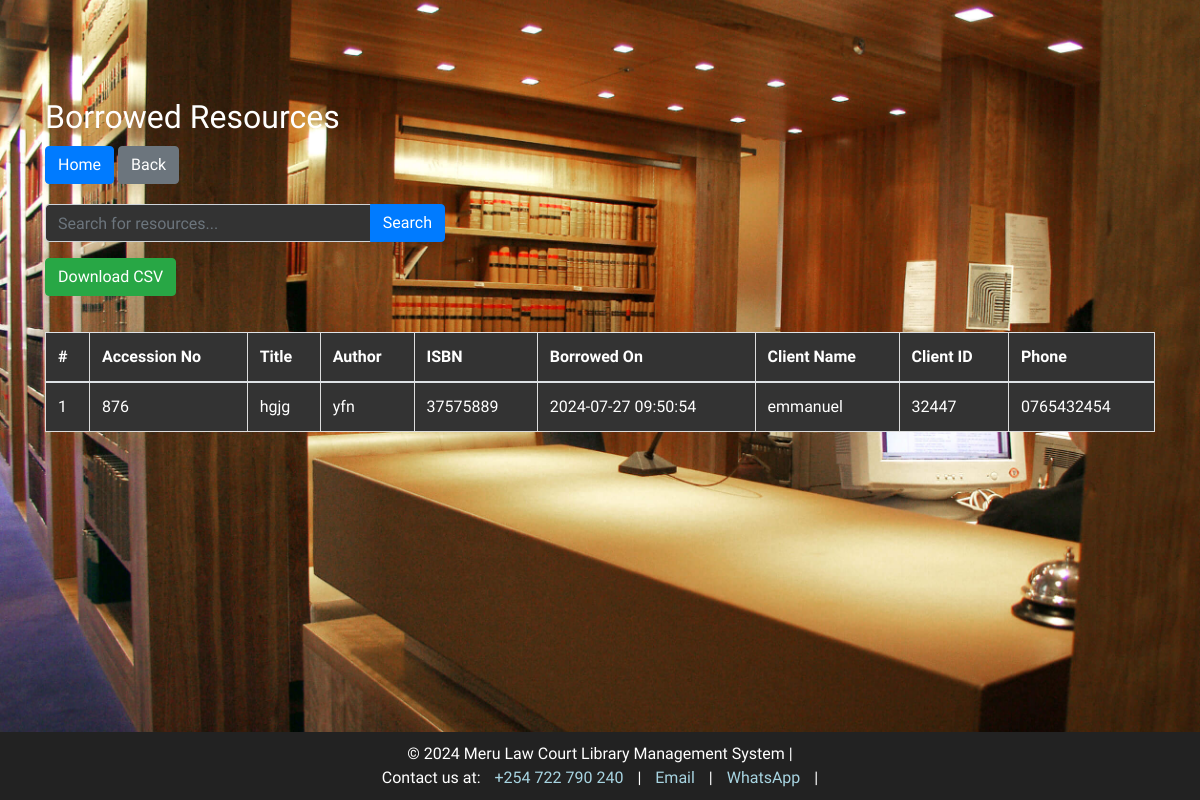
The app's page /borrowed_resources.php, older data.
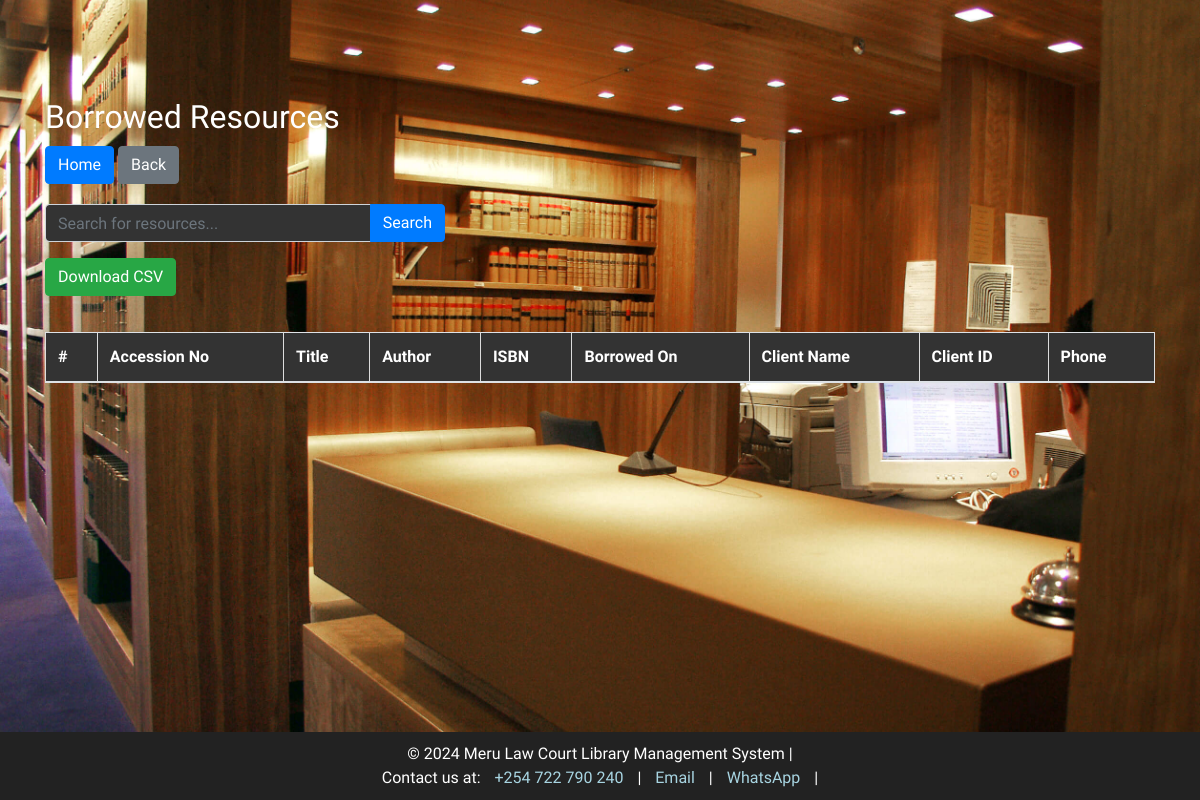
The same page, newer data.
### tables this page shows
CREATE TABLE `transactions` (
  `id` int(11) NOT NULL,
  `user_id` int(11) DEFAULT NULL,
  `resource_id` int(11) DEFAULT NULL,
  `action` enum('borrowed','returned') DEFAULT NULL,
  `transaction_date` timestamp NOT NULL DEFAULT current_timestamp(),
  `borrowed_on` datetime DEFAULT current_timestamp()
);

CREATE TABLE `resources` (
  `id` int(11) NOT NULL,
  `resource_number` int(11) NOT NULL,
  `accession_no` varchar(50) DEFAULT NULL,
  `title` varchar(255) DEFAULT NULL,
  `author` varchar(255) DEFAULT NULL,
  `edition` varchar(50) DEFAULT NULL,
  `volume` varchar(50) DEFAULT NULL,
  `publisher` varchar(255) DEFAULT NULL,
  `year_of_publication` year(4) DEFAULT NULL,
  `isbn` varchar(20) DEFAULT NULL,
  `class` varchar(50) DEFAULT NULL,
  `station` varchar(100) DEFAULT NULL,
  `status` enum('available','borrowed') DEFAULT 'available',
  `resource_type` enum('Case Book','Bound High Court Decision') NOT NULL,
  `index_number` varchar(255) DEFAULT NULL
);

CREATE TABLE `clients` (
  `id` int(11) NOT NULL,
  `name` varchar(255) NOT NULL,
  `id_no` varchar(50) NOT NULL,
  `phone` varchar(20) NOT NULL
);

### borrowed_resources.php (the view, shortened to what this page needs)
<?php
include 'db.php';
$stmt = $pdo->prepare("SELECT r.accession_no, r.title, r.author, r.isbn, t.borrowed_on, c.name AS client_name, c.id_no, c.phone
                       FROM transactions t
                       JOIN resources r ON t.resource_id = r.id
                       JOIN clients c ON t.user_id = c.id
                       WHERE t.action = 'borrowed'
                       ORDER BY t.borrowed_on DESC");
$stmt->execute();
$borrowedResources = $stmt->fetchAll(PDO::FETCH_ASSOC);
?>
<!DOCTYPE html>
<html lang="en">
<head>
    <link rel="stylesheet" href="https://stackpath.bootstrapcdn.com/bootstrap/4.5.2/css/bootstrap.min.css">
    <link rel="stylesheet" href="styles.css">
</head>
<body>
<div class="container">
    <h2 class="mt-5">Borrowed Resources</h2>
    <div class="action-buttons">
        <button class="btn btn-primary" onclick="goHome()">Home</button>
        <button class="btn btn-secondary" onclick="goBack()">Back</button>
    </div>
    <div class="input-group mb-3 search-bar">
        <input type="text" id="searchInput" class="form-control" placeholder="Search for resources...">
        <div class="input-group-append">
            <button class="btn btn-primary" type="button" onclick="searchTable()">Search</button>
        </div>
    </div>
    <button class="btn btn-success download-btn" onclick="downloadCSV()">Download CSV</button>
    <table class="table table-striped mt-3" id="resourcesTable">
        <thead>
            <tr>
                <th>#</th>
                <th>Accession No</th>
                <th>Title</th>
                <th>Author</th>
                <th>ISBN</th>
                <th>Borrowed On</th>
                <th>Client Name</th>
                <th>Client ID</th>
                <th>Phone</th>
            </tr>
        </thead>
        <tbody>
            <?php
            $count = 1;
            foreach ($borrowedResources as $resource): ?>
                <tr>
                    <td><?php echo $count++; ?></td>
                    <td><?php echo htmlspecialchars($resource['accession_no']); ?></td>
                    <td><?php echo htmlspecialchars($resource['title']); ?></td>
                    <td><?php echo htmlspecialchars($resource['author']); ?></td>
                    <td><?php echo htmlspecialchars($resource['isbn']); ?></td>
                    <td><?php echo htmlspecialchars($resource['borrowed_on']); ?></td>
                    <td><?php echo htmlspecialchars($resource['client_name']); ?></td>
                    <td><?php echo htmlspecialchars($resource['id_no']); ?></td>
                    <td><?php echo htmlspecialchars($resource['phone']); ?></td>
                </tr>
            <?php endforeach; ?>
        </tbody>
    </table>
</div>
<div class="navbar-bottom">
    <p>&copy; 2024 Meru Law Court Library Management System |
        <div class="social-icons">
        Contact us at: <i class="fas fa-phone-alt"></i> <a href="tel:+254722790240">+254 722 790 240</a> |
            <a href="mailto:catemuthoni19@gmail.com"><i class="fas fa-envelope"></i> Email</a> |
            <a href="https://wa.me/0722790240"><i class="fab fa-whatsapp"></i> WhatsApp</a> |
        </div>
    </p>
</div>
</body>
</html>

### styles.css (style rules this page uses)
body { font-family: Arial, sans-serif; background-color: #f0f8ff; background-image: url('R.jfif'); background-size: cover; background-position: center; background-repeat: no-repeat; background-attachment: fixed; color: #37bd0a; display: flex; flex-direction: column; min-height: 100vh; margin: 0; }
.navbar-bottom { background-color: #28a745; color: #fff; padding: 10px 0; text-align: center; position: fixed; bottom: 0; width: 100%; z-index: 1000; }
.navbar-bottom a { color: #fff; margin: 0 10px; text-decoration: none; }
.navbar-bottom p { margin: 0; }
h1, h2, h3, h4, h5, h6 { color: white; }
p, li { color: white; }
a { color: #0066cc; }
table { width: 100%; border-collapse: collapse; }
table, th, td { border: 1px solid #ddd; }
th, td { padding: 8px; text-align: left; }
th { background-color: #004085; color: white; }
.container { margin-top: 50px; }
.navbar-bottom { margin-top: auto; }
.form-control { color: white; background-color: #333; }

### borrowed_resources.php (style rules this page uses)
body, h2, .table, .btn, .navbar-bottom, .navbar-bottom p, .social-icons { font-family: 'Roboto Condensed', serif; }
.search-bar { max-width: 400px; margin-bottom: 20px; }
.download-btn { margin-bottom: 20px; }
.action-buttons { margin-top: 10px; margin-bottom: 20px; }
.table th, .table td { color: white !important; background-color: #333; }
.navbar-bottom { background-color: #222; color: white; padding: 10px 0; text-align: center; position: fixed; width: 100%; bottom: 0; }
.navbar-bottom a { color: #a8d5e2; text-decoration: none; }
.btn-primary { background-color: #007bff; border-color: #007bff; }
.btn-secondary { background-color: #6c757d; border-color: #6c757d; }
.table-striped tbody tr:nth-of-type(odd) { background-color: #444; }

Row changes from the older to the newer data that the page shows:
removed transactions: resource.accession_no "876", resource.title "hgjg", resource.author "yfn", resource.isbn "37575889", borrowed_on "2024-07-27 09:50:54", clients.name "emmanuel", clients.id_no "32447", clients.phone "0765432454"
